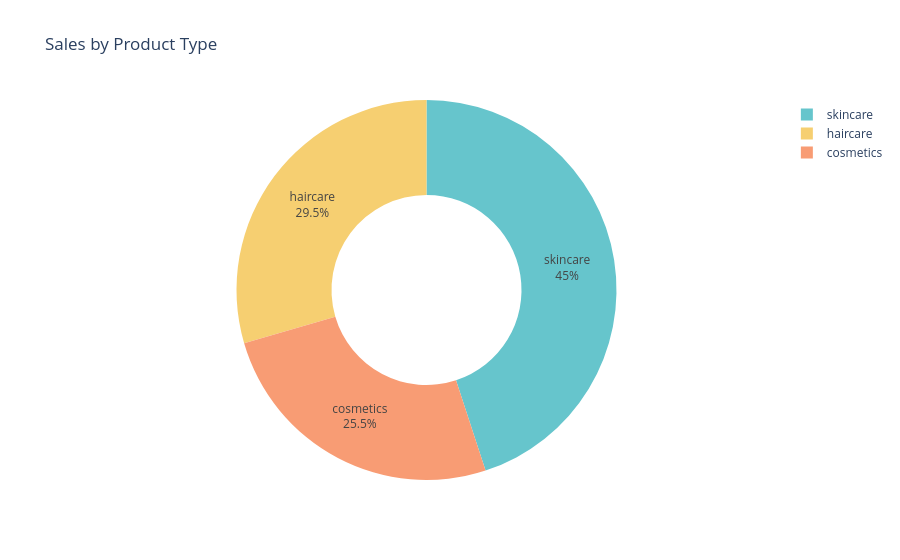

Notebook code for this chart:
### Markdown cell above
Thus, the company derives more revenue from
skincare products, and the higher the price of
skincare products, the more revenue they
generate. Now let's have a look at the sales by
product type:

### Code cell
sales_data = df.groupby('Product type') ['Number of products sold' ]. sum().reset_index()
# sales_data

pie_chart = px.pie(sales_data, values='Number of products sold',
names='Product type',
title='Sales by Product Type',
hover_data=['Number of products sold'],
hole=0.5,
color_discrete_sequence=px.colors.qualitative.Pastel)

pie_chart.update_traces(textposition='inside', textinfo='percent+label')
pie_chart.show()

### Figure 1 — Plotly figure (JSON) as saved in the notebook; plotly's stock layout.template omitted (floating-point values rounded to 4 significant figures)
{"data": [{"customdata": [[11757], [13611], [20731]], "domain": {"x": [0, 1], "y": [0, 1]}, "hole": 0.5, "hovertemplate": "Product type=%{label}<br>Number of products sold=%{customdata[0]}<extra></extra>", "labels": ["cosmetics", "haircare", "skincare"], "legendgroup": "", "name": "", "showlegend": true, "textinfo": "percent+label", "textposition": "inside", "type": "pie", "values": [11757, 13611, 20731]}], "layout": {"legend": {"tracegroupgap": 0}, "piecolorway": ["rgb(102, 197, 204)", "rgb(246, 207, 113)", "rgb(248, 156, 116)", "rgb(220, 176, 242)", "rgb(135, 197, 95)", "rgb(158, 185, 243)", "rgb(254, 136, 177)", "rgb(201, 219, 116)", "rgb(139, 224, 164)", "rgb(180, 151, 231)", "rgb(179, 179, 179)"], "title": {"text": "Sales by Product Type"}}}
